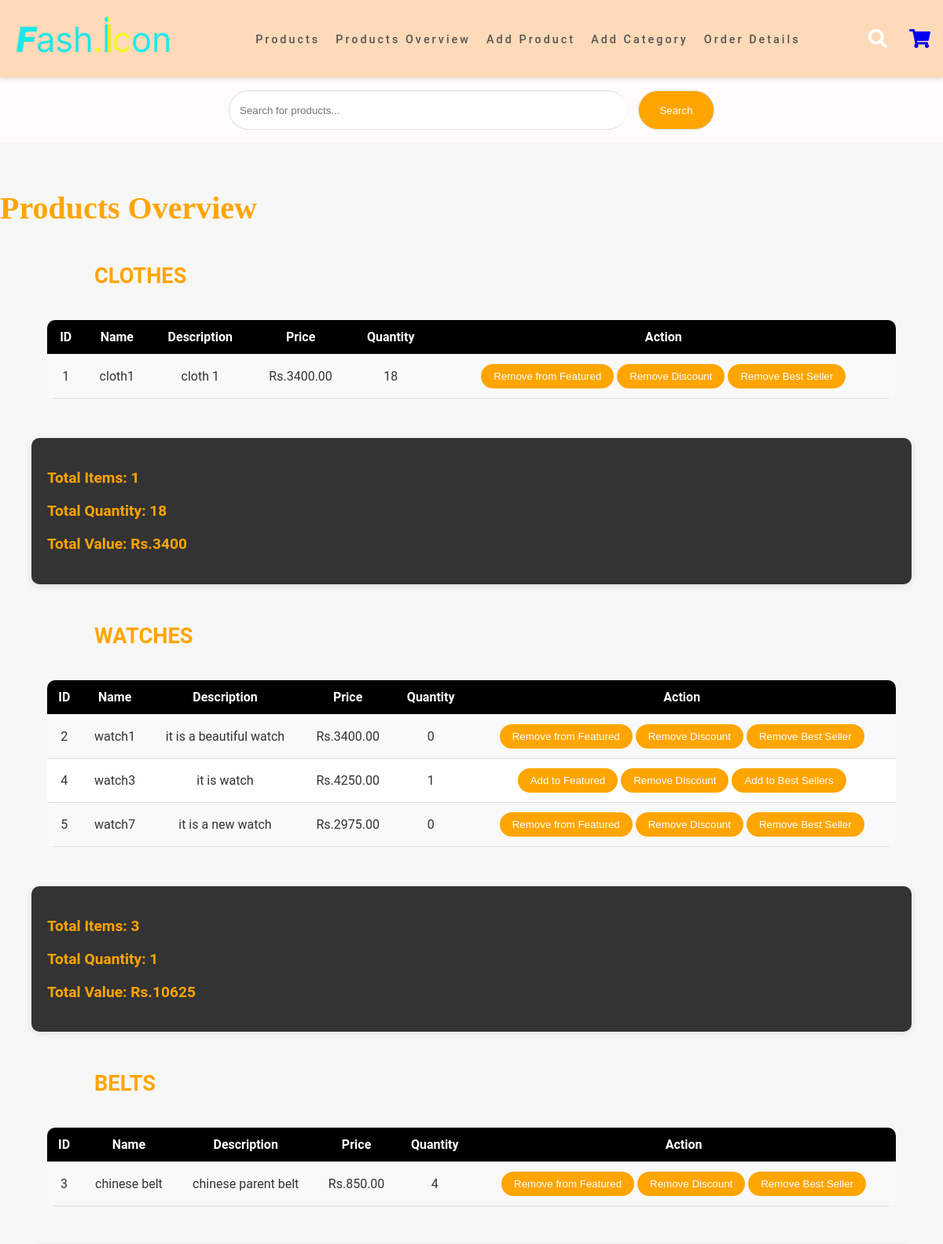
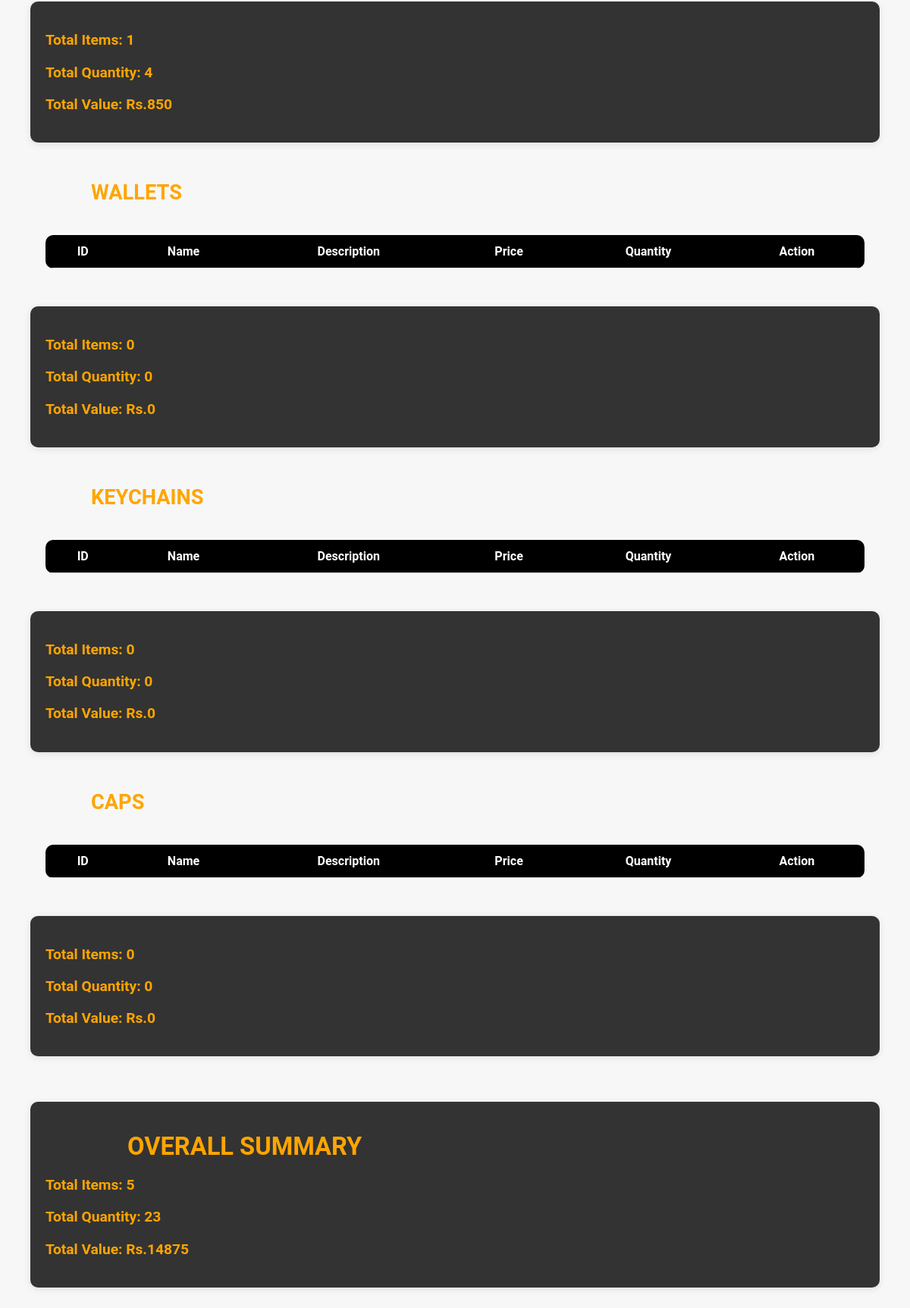
Page /products/overview/ (signed in) on the committed database (2 pictures, top to bottom).
### keychain_app/models.py (models this page shows, shortened)
class Category(models.Model):
    name = models.CharField(max_length=100)
    url_name = models.SlugField(unique=True, default='none')  # Specify a default value
    image = models.ImageField(upload_to='category_images/', blank=True, null=True)  # Add image field
    description = models.TextField(blank=True)

class Product(models.Model):
    name = models.CharField(max_length=100)
    description = models.TextField()
    price = models.DecimalField(max_digits=10, decimal_places=2)
    original_price = models.DecimalField(max_digits=10, decimal_places=2, null=True, blank=True)
    quantity = models.PositiveIntegerField()
    image = models.ImageField(upload_to='products/')
    is_featured = models.BooleanField(default=False)
    is_discounted = models.BooleanField(default=False)  # New field for discounted items
    is_best_seller = models.BooleanField(default=False)  # New field for best sellers
    category = models.ForeignKey(Category, related_name='products', on_delete=models.CASCADE)

### keychain_app/views.py (the view, shortened to what this page needs)
# urls.py: path('products/overview/', views.products_overview, name='products_overview'),
@staff_member_required
def products_overview(request):
    search_query = request.GET.get('search', '').strip()
    categories = Category.objects.all()
    if search_query:
        products = Product.objects.filter(name__icontains=search_query)
    else:
        products = Product.objects.all()  # Set to all products if no search query
    category_data = []
    for category in categories:
        category_products = category.products.all()
        category_quantity = category_products.aggregate(total_quantity=Sum('quantity'))['total_quantity'] or 0
        category_price = category_products.aggregate(total_price=Sum('price'))['total_price'] or 0
        category_data.append({
            'category': category,
            'products': category_products,
            'total_quantity': category_quantity,
            'total_price': category_price,
        })
    total_items = products.count()
    total_quantity = products.aggregate(Sum('quantity'))['quantity__sum'] or 0
    total_price_sum = products.aggregate(Sum('price'))['price__sum'] or 0
    return render(request, 'products_overview.html', {
        'categories': category_data,
        'total_items': total_items,
        'total_quantity': total_quantity,
        'total_price_sum': total_price_sum,
        'search_query': search_query,
        'filtered_products': products,
    })

### keychain_app/templates/products_overview.html (shortened to what this page needs)
{% load static %}
<!DOCTYPE html>
<html lang="en">
<head>
    <link rel="stylesheet" href="https://cdnjs.cloudflare.com/ajax/libs/font-awesome/5.15.2/css/all.min.css" />
</head>
<body>
    <nav class="navbar-goofy">
        <div class="logo-fun">            <img src="{% static 'images/logo.png' %}" alt="Logo">
        </div>
        <ul class="nav-links-goofy">
            <li><a href="{% url 'products_view' %}">Products</a></li>
            <li><a href="{% url 'products_overview' %}">Products Overview</a></li>
            <li><a href="{% url 'add_product' %}">Add Product</a></li>
            <li><a href="{% url 'add_category' %}">Add Category</a></li>
            <li><a href="{% url 'order_details' %}">Order Details</a></li>
        </ul>
        <div class="nav-icons-goofy">
            <i class="fas fa-search"></i>
            <a href="{% url 'view_cart' %}"><i class="fas fa-shopping-cart"></i></a>
        </div>
    </nav>
    <div class="search-bar-funny">
        <form method="GET" action="">
            <input type="text" name="search" placeholder="Search for products..." value="{{ request.GET.search }}">
            <button id="search-button" type="submit">Search</button>
        </form>
    </div>
    <h1>Products Overview</h1>
    {% if search_query %}
        <h2>Search Results for "{{ search_query }}"</h2>
        <table>
            <tr>
                <th>ID</th>
                <th>Name</th>
                <th>Description</th>
                <th>Price</th>
                <th>Quantity</th>
                <th>Action</th>
            </tr>
            {% for product in filtered_products %}
            <tr>
                <td>{{ product.id }}</td>
                <td>{{ product.name }}</td>
                <td>{{ product.description }}</td>
                <td>Rs.{{ product.price }}</td>
                <td>{{ product.quantity }}</td>
                <td>
                    <form method="post">
                        {% csrf_token %}
                        <input type="hidden" name="product_id" value="{{ product.id }}">
                        {% if product.is_featured %}
                        <button type="submit" name="action" value="remove">Remove from Featured</button>
                        {% else %}
                        <button type="submit" name="action" value="feature">Add to Featured</button>
                        {% endif %}
                        {% if product.is_discounted %}
                        <button type="submit" name="action" value="remove_discount">Remove Discount</button>
                        {% else %}
                        <button type="submit" name="action" value="discount">Add to Discounted</button>
                        {% endif %}
                        {% if product.is_best_seller %}
                        <button type="submit" name="action" value="remove_best_seller">Remove Best Seller</button>
                        {% else %}
                        <button type="submit" name="action" value="best_seller">Add to Best Sellers</button>
                        {% endif %}
                    </form>
                </td>
            </tr>
            {% endfor %}
        </table>
    {% else %}
        {% for data in categories %}
            <h2>{{ data.category.name }}</h2>
            <table>
                <tr>
                    <th>ID</th>
                    <th>Name</th>
                    <th>Description</th>
                    <th>Price</th>
                    <th>Quantity</th>
                    <th>Action</th>
                </tr>
                {% for product in data.products %}
                <tr>
                    <td>{{ product.id }}</td>
                    <td>{{ product.name }}</td>
                    <td>{{ product.description }}</td>
                    <td>Rs.{{ product.price }}</td>
                    <td>{{ product.quantity }}</td>
                    <td>
                        <form method="post">
                            {% if product.is_featured %}
                            <button type="submit" name="action" value="remove">Remove from Featured</button>
                            {% else %}
                            <button type="submit" name="action" value="feature">Add to Featured</button>
                            {% endif %}
                            {% if product.is_discounted %}
                            <button type="submit" name="action" value="remove_discount">Remove Discount</button>
                            {% else %}
                            <button type="submit" name="action" value="discount">Add to Discounted</button>
                            {% endif %}
                            {% if product.is_best_seller %}
                            <button type="submit" name="action" value="remove_best_seller">Remove Best Seller</button>
                            {% else %}
                            <button type="submit" name="action" value="best_seller">Add to Best Sellers</button>
                            {% endif %}
                        </form>
                    </td>
                </tr>
                {% endfor %}
            </table>
            <div class="summary">
                <p>Total Items: {{ data.products.count }}</p>
                <p>Total Quantity: {{ data.total_quantity }}</p>
                <p>Total Value: Rs.{{ data.total_price }}</p>
            </div>
        {% endfor %}
        <div class="summary overall-summary">
            <h2>Overall Summary</h2>
            <p>Total Items: {{ total_items }}</p>
            <p>Total Quantity: {{ total_quantity }}</p>
            <p>Total Value: Rs.{{ total_price_sum }}</p>
        </div>
    {% endif %}
</body>
</html>

### keychain_app/templates/products_overview.html (style rules this page uses)
.logo-fun img { height: 60px; width: auto; }
body { margin: 0; font-family: 'Roboto', sans-serif; background-color: #f7f7f7; color: #fff; display: flex; flex-direction: column; min-height: 100vh; }
.navbar-goofy { display: flex; justify-content: space-between; align-items: center; padding: 1em; background-color: peachpuff; box-shadow: 0 2px 5px rgba(0, 0, 0, 0.1); position: sticky; top: 0; z-index: 100; }
.logo-fun { font-size: 1.8em; font-weight: bold; }
.nav-links-goofy { position: relative; list-style: none; display: flex; gap: 20px; letter-spacing: 3px; }
.nav-links-goofy li a { text-decoration: none; color: #555; font-weight: 500; transition: color 0.3s; font-size: 0.9em; }
.nav-icons-goofy i { margin-left: 1em; font-size: 1.5em; transition: transform 0.3s; }
.search-bar-funny { display: flex; justify-content: center; padding: 1em 0; background-color: #FDFCFB; }
.search-bar-funny form { width: 100%; display: flex; justify-content: center; }
.search-bar-funny input { width: 40%; padding: 1em; border: 1px solid #ddd; border-radius: 25px; border-right: none; }
.search-bar-funny button { padding: 1em 2em; background-color: orange; color: white; border: 1px solid #ddd; border-radius: 25px; cursor: pointer; height: 50px; margin-left: 1em; }
h1 { font-size: 2.5em; font-family: 'Playfair Display', serif; color: orange; margin-top: 1.5em; }
h2 { font-size: 1.7em; color: orange; margin: 20px 0; text-align: left; padding-left: 10%; text-transform: uppercase; }
table { width: 90%; margin: 20px auto; border-collapse: collapse; background-color: #fff; color: #333; border-radius: 10px; overflow: hidden; }
th, td { padding: 12px; border-bottom: 1px solid #ddd; text-align: center; }
th { background-color: #000; color: #fff; }
tbody tr:nth-child(even) { background-color: #f9f9f9; }
button { padding: 0.6em 1.2em; background-color: orange; color: white; border: none; border-radius: 20px; cursor: pointer; }
.summary { width: 90%; margin: 30px auto; background-color: #333; padding: 20px; border-radius: 10px; box-shadow: 0 2px 10px rgba(0, 0, 0, 0.1); font-size: 1.2em; font-weight: bold; color: orange; }

### rows in the picture
Category: category.name "CLOTHES", products.count "1", total_quantity "18", total_price "3400"
Product: id "1", name "cloth1", description "cloth 1", price "3400.00", quantity "18", is_featured "Remove from Featured", is_discounted "Remove Discount", is_best_seller "Remove Best Seller"
Category: category.name "WATCHES", products.count "3", total_quantity "1", total_price "10625"
Product: id "2", name "watch1", description "it is a beautiful watch", price "3400.00", quantity "0", is_featured "Remove from Featured", is_discounted "Remove Discount", is_best_seller "Remove Best Seller"
Product: id "4", name "watch3", description "it is watch", price "4250.00", quantity "1", is_featured "Add to Featured", is_discounted "Remove Discount", is_best_seller "Add to Best Sellers"
Product: id "5", name "watch7", description "it is a new watch", price "2975.00", quantity "0", is_featured "Remove from Featured", is_discounted "Remove Discount", is_best_seller "Remove Best Seller"
Category: category.name "BELTS", products.count "1", total_quantity "4", total_price "850"
Product: id "3", name "chinese belt", description "chinese parent belt", price "850.00", quantity "4", is_featured "Remove from Featured", is_discounted "Remove Discount", is_best_seller "Remove Best Seller"
Category: category.name "WALLETS", products.count "0", total_quantity "0", total_price "0"
Category: category.name "KEYCHAINS", products.count "0", total_quantity "0", total_price "0"
Category: category.name "CAPS", products.count "0", total_quantity "0", total_price "0"

### other values in the picture
{{ total_items }} "5"
{{ total_quantity }} "23"
{{ total_price_sum }} "14875"
